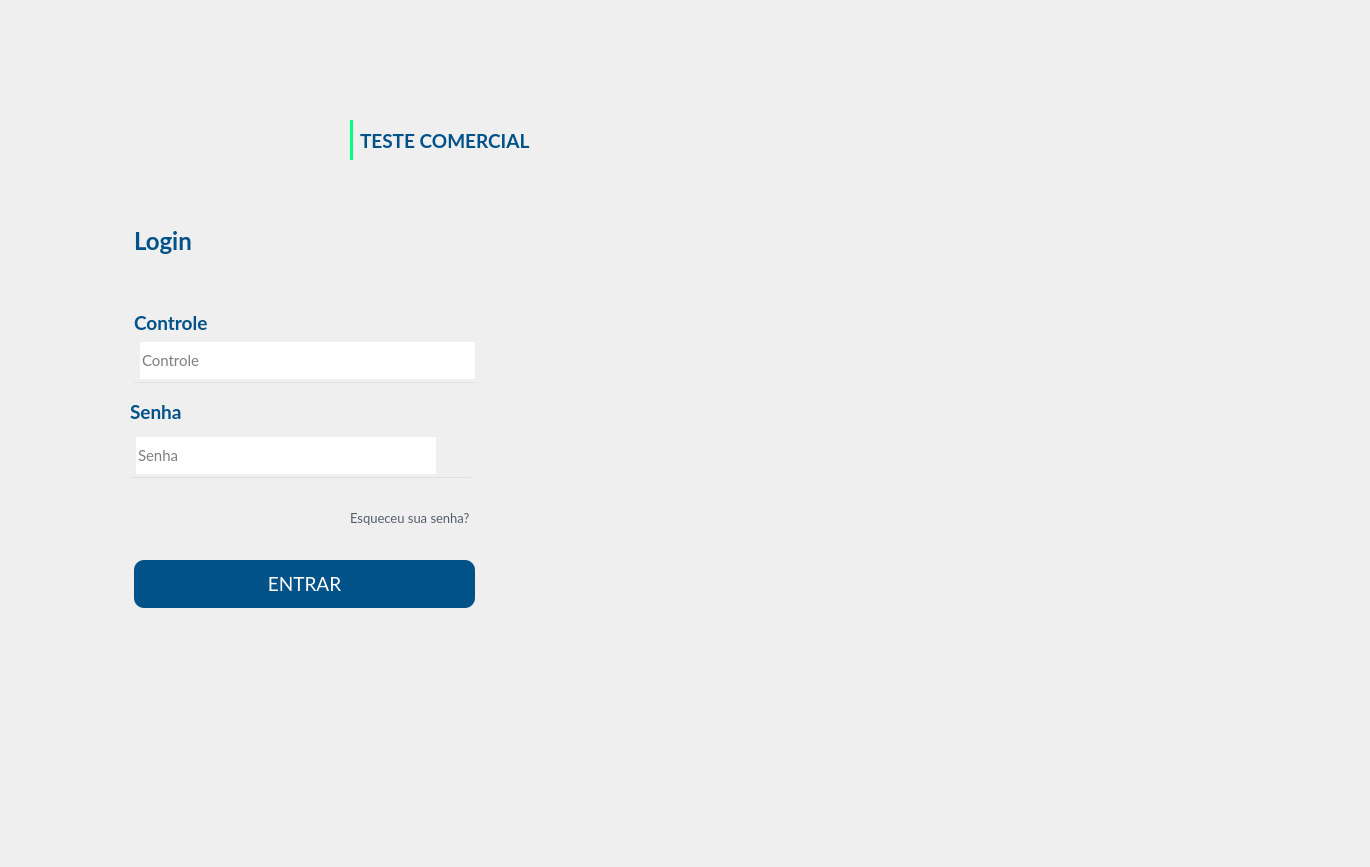
    <widget class="QWidget" name="loginPage">
     <widget class="QWidget" name="widget_22" native="true">
      <property name="geometry">
       <rect>
        <x>0</x>
        <y>0</y>
        <width>1361</width>
        <height>858</height>
       </rect>
      </property>
      <property name="font">
       <font>
        <family>Lato</family>
        <pointsize>10</pointsize>
       </font>
      </property>
      <widget class="QLabel" name="label_66">
       <property name="geometry">
        <rect>
         <x>660</x>
         <y>0</y>
         <width>701</width>
         <height>861</height>
        </rect>
       </property>
       <property name="text">
        <string/>
       </property>
       <property name="pixmap">
        <pixmap>../Icones/backgroundLogin.png</pixmap>
       </property>
       <property name="scaledContents">
        <bool>true</bool>
       </property>
      </widget>
      <widget class="QLabel" name="label_72">
       <property name="geometry">
        <rect>
         <x>138</x>
         <y>68</y>
         <width>216</width>
         <height>144</height>
        </rect>
       </property>
       <property name="text">
        <string/>
       </property>
       <property name="pixmap">
        <pixmap>../Icones/jabil.png</pixmap>
       </property>
      </widget>
      <widget class="QLabel" name="label_73">
       <property name="geometry">
        <rect>
         <x>350</x>
         <y>120</y>
         <width>3</width>
         <height>40</height>
        </rect>
       </property>
       <property name="styleSheet">
        <string notr="true">background-color: rgb(0, 255, 127);</string>
       </property>
       <property name="text">
        <string/>
       </property>
      </widget>
      <widget class="QLabel" name="label_74">
       <property name="geometry">
        <rect>
         <x>360</x>
         <y>120</y>
         <width>231</width>
         <height>41</height>
        </rect>
       </property>
       <property name="font">
        <font>
         <family>Lato</family>
         <pointsize>14</pointsize>
         <weight>75</weight>
         <bold>true</bold>
        </font>
       </property>
       <property name="styleSheet">
        <string notr="true">color: rgb(0, 82, 136);</string>
       </property>
       <property name="text">
        <string>TESTE COMERCIAL</string>
       </property>
       <property name="alignment">
        <set>Qt::AlignLeading|Qt::AlignLeft|Qt::AlignVCenter</set>
       </property>
      </widget>
      <widget class="QLabel" name="label_75">
       <property name="geometry">
        <rect>
         <x>134</x>
         <y>225</y>
         <width>71</width>
         <height>31</height>
        </rect>
       </property>
       <property name="font">
        <font>
         <family>Lato</family>
         <pointsize>18</pointsize>
         <weight>75</weight>
         <bold>true</bold>
        </font>
       </property>
       <property name="styleSheet">
        <string notr="true">color: rgb(0, 82, 136);</string>
       </property>
       <property name="text">
        <string>Login</string>
       </property>
       <property name="alignment">
        <set>Qt::AlignLeading|Qt::AlignLeft|Qt::AlignVCenter</set>
       </property>
      </widget>
      <widget class="QLabel" name="label_76">
       <property name="geometry">
        <rect>
         <x>134</x>
         <y>307</y>
         <width>81</width>
         <height>31</height>
        </rect>
       </property>
       <property name="font">
        <font>
         <family>Lato</family>
         <pointsize>14</pointsize>
         <weight>75</weight>
         <bold>true</bold>
        </font>
       </property>
       <property name="styleSheet">
        <string notr="true">color: rgb(0, 82, 136);</string>
       </property>
       <property name="text">
        <string>Controle</string>
       </property>
       <property name="alignment">
        <set>Qt::AlignLeading|Qt::AlignLeft|Qt::AlignVCenter</set>
       </property>
      </widget>
      <widget class="QWidget" name="widget_23" native="true">
       <property name="geometry">
        <rect>
         <x>134</x>
         <y>342</y>
         <width>341</width>
         <height>41</height>
        </rect>
       </property>
       <property name="styleSheet">
        <string notr="true">border-bottom:1px solid rgb(224, 224, 224);</string>
       </property>
       <layout class="QHBoxLayout" name="horizontalLayout_6">
        <property name="spacing">
         <number>0</number>
        </property>
        <property name="leftMargin">
         <number>6</number>
        </property>
        <property name="topMargin">
         <number>0</number>
        </property>
        <property name="rightMargin">
         <number>0</number>
        </property>
        <property name="bottomMargin">
         <number>4</number>
        </property>
        <item>
         <layout class="QHBoxLayout" name="horizontalLayout_2">
          <property name="spacing">
           <number>0</number>
          </property>
          <item>
           <widget class="QLineEdit" name="controleLogin">
            <property name="sizePolicy">
             <sizepolicy hsizetype="Expanding" vsizetype="Preferred">
              <horstretch>0</horstretch>
              <verstretch>0</verstretch>
             </sizepolicy>
            </property>
            <property name="font">
             <font>
              <family>Lato</family>
              <pointsize>11</pointsize>
             </font>
            </property>
            <property name="styleSheet">
             <string notr="true">border:None;</string>
            </property>
            <property name="placeholderText">
             <string>Controle</string>
            </property>
           </widget>
          </item>
         </layout>
        </item>
       </layout>
      </widget>
      <widget class="QLabel" name="label_83">
       <property name="geometry">
        <rect>
         <x>130</x>
         <y>396</y>
         <width>81</width>
         <height>31</height>
        </rect>
       </property>
       <property name="font">
        <font>
         <family>Lato</family>
         <pointsize>14</pointsize>
         <weight>75</weight>
         <bold>true</bold>
        </font>
       </property>
       <property name="styleSheet">
        <string notr="true">color: rgb(0, 82, 136);</string>
       </property>
       <property name="text">
        <string>Senha</string>
       </property>
       <property name="alignment">
        <set>Qt::AlignLeading|Qt::AlignLeft|Qt::AlignVCenter</set>
       </property>
      </widget>
      <widget class="QWidget" name="widget_24" native="true">
       <property name="geometry">
        <rect>
         <x>130</x>
         <y>437</y>
         <width>341</width>
         <height>41</height>
        </rect>
       </property>
       <property name="styleSheet">
        <string notr="true">border-bottom:1px solid rgb(224, 224, 224);</string>
       </property>
       <layout class="QHBoxLayout" name="horizontalLayout_9">
        <property name="spacing">
         <number>0</number>
        </property>
        <property name="leftMargin">
         <number>6</number>
        </property>
        <property name="topMargin">
         <number>0</number>
        </property>
        <property name="rightMargin">
         <number>0</number>
        </property>
        <property name="bottomMargin">
         <number>4</number>
        </property>
        <item>
         <layout class="QHBoxLayout" name="horizontalLayout_10">
          <property name="spacing">
           <number>0</number>
          </property>
          <item>
           <widget class="QLineEdit" name="controleSenha">
            <property name="sizePolicy">
             <sizepolicy hsizetype="Expanding" vsizetype="Preferred">
              <horstretch>0</horstretch>
              <verstretch>0</verstretch>
             </sizepolicy>
            </property>
            <property name="font">
             <font>
              <family>Lato</family>
              <pointsize>11</pointsize>
             </font>
            </property>
            <property name="styleSheet">
             <string notr="true">border:None;</string>
            </property>
            <property name="placeholderText">
             <string>Senha</string>
            </property>
           </widget>
          </item>
          <item>
           <widget class="QPushButton" name="ocultarIcone">
            <property name="sizePolicy">
             <sizepolicy hsizetype="Minimum" vsizetype="Preferred">
              <horstretch>0</horstretch>
              <verstretch>0</verstretch>
             </sizepolicy>
            </property>
            <property name="styleSheet">
             <string notr="true">border:None;</string>
            </property>
            <property name="text">
             <string/>
            </property>
            <property name="icon">
             <iconset>
              <normaloff>../Icones/icon-view.svg</normaloff>../Icones/icon-view.svg</iconset>
            </property>
            <property name="iconSize">
             <size>
              <width>25</width>
              <height>25</height>
             </size>
            </property>
           </widget>
          </item>
         </layout>
        </item>
       </layout>
      </widget>
      <widget class="QPushButton" name="entrarLogin">
       <property name="geometry">
        <rect>
         <x>134</x>
         <y>560</y>
         <width>341</width>
         <height>48</height>
        </rect>
       </property>
       <property name="font">
        <font>
         <family>Lato</family>
         <pointsize>14</pointsize>
        </font>
       </property>
       <property name="styleSheet">
        <string notr="true">QPushButton{
border-radius:10px;
background-color: rgb(0, 82, 136);
color:white;
}
QPushButton:hover{
background-color:rgb(1, 110, 181)
}</string>
       </property>
       <property name="text">
        <string>ENTRAR</string>
       </property>
      </widget>
      <widget class="QLabel" name="label_85">
       <property name="geometry">
        <rect>
         <x>350</x>
         <y>507</y>
         <width>151</width>
         <height>21</height>
        </rect>
       </property>
       <property name="font">
        <font>
         <family>Lato</family>
         <pointsize>10</pointsize>
        </font>
       </property>
       <property name="styleSheet">
        <string notr="true">color: rgb(84, 94, 107);</string>
       </property>
       <property name="text">
        <string>Esqueceu sua senha?</string>
       </property>
      </widget>
      <widget class="QLabel" name="erroLogin">
       <property name="geometry">
        <rect>
         <x>130</x>
         <y>480</y>
         <width>341</width>
         <height>21</height>
        </rect>
       </property>
       <property name="font">
        <font>
         <family>Lato</family>
         <pointsize>11</pointsize>
         <weight>75</weight>
         <bold>true</bold>
        </font>
       </property>
       <property name="styleSheet">
        <string notr="true">color: rgb(255, 0, 0);</string>
       </property>
       <property name="text">
        <string/>
       </property>
      </widget>
     </widget>
    </widget>
